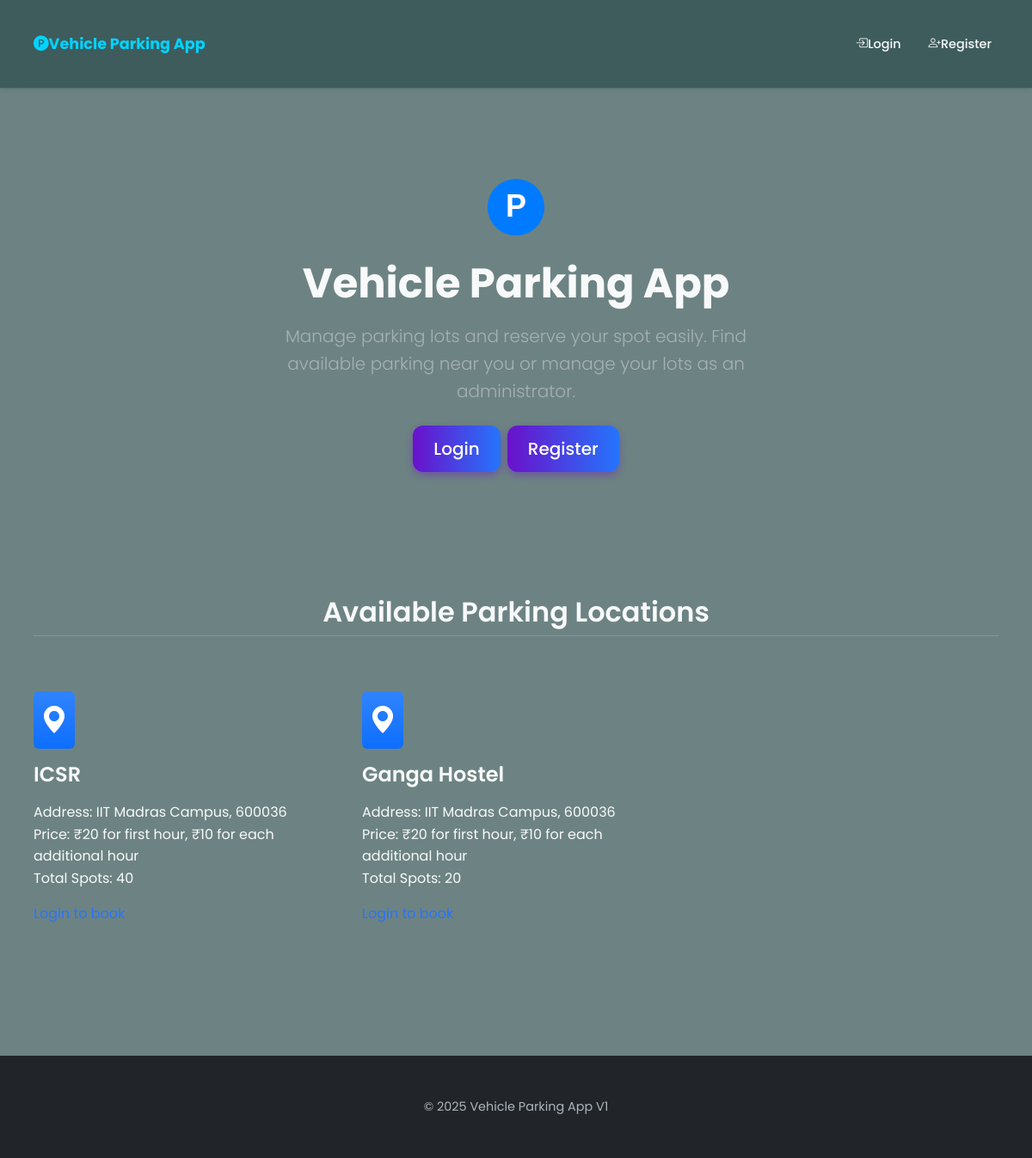
/index, run on the app's committed database.
### app/models.py (models this page shows, shortened)
class ParkingLot(db.Model):
    id = db.Column(db.Integer, primary_key=True)
    prime_location_name = db.Column(db.String(100), nullable=False)
    price = db.Column(db.Float, nullable=False) # Price per unit time
    address = db.Column(db.String(200), nullable=False)
    pin_code = db.Column(db.String(10), nullable=False)
    maximum_number_of_spots = db.Column(db.Integer, nullable=False)
    spots = db.relationship('ParkingSpot', backref='parking_lot', lazy=True, cascade='all, delete-orphan')

### app/routes.py (the view)
@bp.route('/')
@bp.route('/index')
def index():
    parking_lots = ParkingLot.query.all()
    return render_template('index.html', title='Welcome', parking_lots=parking_lots)

### app/templates/index.html
{% extends "base.html" %}
{% block content %}
<div class="px-4 py-5 my-5 text-center">
    <img class="d-block mx-auto mb-4" src="{{ url_for('static', filename='images/parking-icon.svg') }}" alt="Parking Icon" width="72" height="72"> <h1 class="display-5 fw-bold">Vehicle Parking App</h1>
    <div class="col-lg-6 mx-auto">
      <p class="lead mb-4">Manage parking lots and reserve your spot easily. Find available parking near you or manage your lots as an administrator.</p>
      <div class="d-grid gap-2 d-sm-flex justify-content-sm-center">
        {% if current_user.is_authenticated %}
            {% if current_user.is_admin %}
                 <a href="{{ url_for('main.admin_dashboard') }}" class="btn btn-primary btn-lg px-4 gap-3">Go to Admin Dashboard</a>
            {% else %}
                 <a href="{{ url_for('main.user_dashboard') }}" class="btn btn-primary btn-lg px-4 gap-3">Go to My Dashboard</a>
            {% endif %}
             <a href="{{ url_for('main.logout') }}" class="btn btn-outline-secondary btn-lg px-4">Logout</a>
        {% else %}
            <a href="{{ url_for('main.login') }}" class="btn btn-primary btn-lg px-4 gap-3">Login</a>
            <a href="{{ url_for('main.register') }}" class="btn btn-primary btn-lg px-4">Register</a>
        {% endif %}
      </div>
    </div>
  </div>
  {% if parking_lots %}
  <div class="container px-4 py-5" id="featured-lots">
    <h2 class="pb-2 border-bottom text-center">Available Parking Locations</h2>
    <div class="row g-4 py-5 row-cols-1 row-cols-lg-3">
      {% for lot in parking_lots %}
      <div class="feature col">
        <div class="feature-icon d-inline-flex align-items-center justify-content-center text-bg-primary bg-gradient fs-2 mb-3 p-2 rounded">
           <i class="bi bi-geo-alt-fill"></i>
        </div>        <h3 class="fs-4">{{ lot.prime_location_name }}</h3>
        <p>Address: {{ lot.address }}, {{ lot.pin_code }}<br>
           Price: ₹20 for first hour, ₹10 for each additional hour<br>
           Total Spots: {{ lot.maximum_number_of_spots }}
        </p>
         <a href="{{ url_for('main.login') }}" class="icon-link"> Login to book
        </a>
      </div>
      {% endfor %}
    </div>
  </div>
  {% endif %}
{% endblock %}

### app/static/css/styles.css (style rules this page uses)
:root { --primary-color: #6a11cb; --secondary-color: #2575fc; --accent-color: #00d4ff; --background-color: #2F4F4F; --surface-color: #FFFFFF; --text-color: #f8f9fa; --text-muted-color: #adb5bd; --border-color: rgba(255, 255, 255, 0.15); --shadow-color: rgba(0, 0, 0, 0.4); --success-color: #28a745; --danger-color: #dc3545; --warning-color: #ffc107; --info-color: #17a2b8; --text-color-light: #f8f9fa; --border-radius: 12px; --transition-speed: 0.3s; }
body { font-family: 'Poppins', sans-serif; background: var(--background-color); color: var(--text-color); line-height: 1.6; margin: 0; padding-top: 85px; display: flex; flex-direction: column; min-height: 100vh; }
.container { max-width: 1200px; margin: 2rem auto; padding: 0 15px; flex-grow: 1; }
h1, h2, h3, h4, h5, h6 { font-weight: 600; margin-bottom: 1rem; color: var(--text-color-light); }
a { color: var(--secondary-color); text-decoration: none; transition: color var(--transition-speed) ease; }
.btn { border-radius: var(--border-radius); padding: 0.75rem 1.5rem; font-weight: 500; border: none; transition: all var(--transition-speed) ease; cursor: pointer; position: relative; overflow: hidden; z-index: 1; }
.btn::before { content: ''; position: absolute; top: 0; left: 0; width: 100%; height: 100%; background: rgba(255, 255, 255, 0.2); opacity: 0; transition: opacity var(--transition-speed) ease; z-index: -1; }
.btn-primary { background: linear-gradient(90deg, var(--primary-color), var(--secondary-color)); color: white; box-shadow: 0 4px 10px rgba(106, 17, 203, 0.4); }
.mb-4 { margin-bottom: 1.5rem !important; }
.px-4.py-5.my-5.text-center p.lead { color: var(--text-muted-color); opacity: 0.9; }
#featured-lots h2.border-bottom { border-bottom-color: var(--border-color) !important; }
body, .card, .btn, .form-control, .form-select, .table, .navbar { text-shadow: none; }
.home-page-background { background-image: url('https://images.unsplash.com/photo-1543465077-db45d34b88a5?ixlib=rb-4.0.3&ixid=M3wxMjA3fDB8MHxwaG90by1wYWdlfHx8fGVufDB8fHx8fA%3D%3D&auto=format&fit=crop&w=1740&q=80'); background-size: cover; background-position: center center; background-repeat: no-repeat; background-attachment: fixed; }
.home-page-background::before { content: ''; position: fixed; top: 0; left: 0; right: 0; bottom: 0; background-color: rgba(47, 79, 79, 0.7); z-index: -1; }
body.home-page-background { background-color: transparent; }

### data on the page
ParkingLot: prime_location_name "ICSR", address "IIT Madras Campus", pin_code "600036", maximum_number_of_spots "40"
ParkingLot: prime_location_name "Ganga Hostel", address "IIT Madras Campus", pin_code "600036", maximum_number_of_spots "20"
